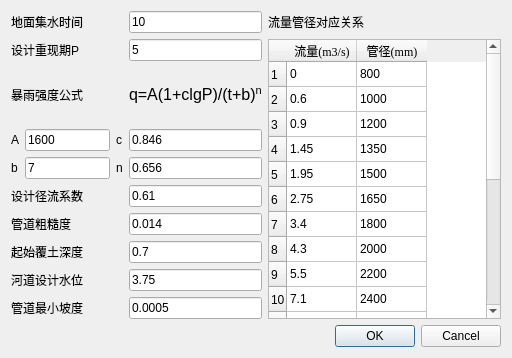
<?xml version="1.0" encoding="UTF-8"?>
<ui version="4.0">
 <class>Dialog</class>
 <widget class="QDialog" name="Dialog">
  <property name="geometry">
   <rect>
    <x>0</x>
    <y>0</y>
    <width>512</width>
    <height>358</height>
   </rect>
  </property>
  <property name="windowTitle">
   <string>水力设计参数设置</string>
  </property>
  <layout class="QGridLayout" name="gridLayout">
   <item row="0" column="0" colspan="3">
    <widget class="QLabel" name="label">
     <property name="text">
      <string>地面集水时间</string>
     </property>
    </widget>
   </item>
   <item row="0" column="3">
    <widget class="QLineEdit" name="lineEdit_1">
     <property name="text">
      <string>10</string>
     </property>
    </widget>
   </item>
   <item row="0" column="4">
    <widget class="QLabel" name="label_12">
     <property name="text">
      <string>流量管径对应关系</string>
     </property>
    </widget>
   </item>
   <item row="1" column="0" colspan="2">
    <widget class="QLabel" name="label_2">
     <property name="text">
      <string>设计重现期P</string>
     </property>
    </widget>
   </item>
   <item row="1" column="3">
    <widget class="QLineEdit" name="lineEdit_2">
     <property name="text">
      <string>5</string>
     </property>
    </widget>
   </item>
   <item row="1" column="4" rowspan="9">
    <widget class="QTableWidget" name="tableWidget">
     <property name="autoFillBackground">
      <bool>false</bool>
     </property>
     <property name="dragEnabled">
      <bool>true</bool>
     </property>
     <property name="showGrid">
      <bool>true</bool>
     </property>
     <property name="sortingEnabled">
      <bool>true</bool>
     </property>
     <property name="rowCount">
      <number>20</number>
     </property>
     <property name="columnCount">
      <number>2</number>
     </property>
     <attribute name="horizontalHeaderVisible">
      <bool>true</bool>
     </attribute>
     <attribute name="horizontalHeaderMinimumSectionSize">
      <number>65</number>
     </attribute>
     <attribute name="horizontalHeaderDefaultSectionSize">
      <number>70</number>
     </attribute>
     <attribute name="horizontalHeaderShowSortIndicator" stdset="0">
      <bool>true</bool>
     </attribute>
     <attribute name="verticalHeaderMinimumSectionSize">
      <number>23</number>
     </attribute>
     <attribute name="verticalHeaderDefaultSectionSize">
      <number>25</number>
     </attribute>
     <row/>
     <row/>
     <row/>
     <row/>
     <row/>
     <row/>
     <row/>
     <row/>
     <row/>
     <row/>
     <row/>
     <row/>
     <row/>
     <row/>
     <row/>
     <row/>
     <row/>
     <row/>
     <row/>
     <row/>
     <column>
      <property name="text">
       <string>流量(m3/s)</string>
      </property>
      <property name="font">
       <font>
        <family>Times New Roman</family>
       </font>
      </property>
     </column>
     <column>
      <property name="text">
       <string>管径(mm)</string>
      </property>
      <property name="font">
       <font>
        <family>Times New Roman</family>
       </font>
      </property>
     </column>
     <item row="0" column="0">
      <property name="text">
       <string>0</string>
      </property>
     </item>
     <item row="0" column="1">
      <property name="text">
       <string>800</string>
      </property>
     </item>
     <item row="1" column="0">
      <property name="text">
       <string>0.6</string>
      </property>
     </item>
     <item row="1" column="1">
      <property name="text">
       <string>1000</string>
      </property>
     </item>
     <item row="2" column="0">
      <property name="text">
       <string>0.9</string>
      </property>
     </item>
     <item row="2" column="1">
      <property name="text">
       <string>1200</string>
      </property>
     </item>
     <item row="3" column="0">
      <property name="text">
       <string>1.45</string>
      </property>
     </item>
     <item row="3" column="1">
      <property name="text">
       <string>1350</string>
      </property>
     </item>
     <item row="4" column="0">
      <property name="text">
       <string>1.95</string>
      </property>
     </item>
     <item row="4" column="1">
      <property name="text">
       <string>1500</string>
      </property>
     </item>
     <item row="5" column="0">
      <property name="text">
       <string>2.75</string>
      </property>
     </item>
     <item row="5" column="1">
      <property name="text">
       <string>1650</string>
      </property>
     </item>
     <item row="6" column="0">
      <property name="text">
       <string>3.4</string>
      </property>
     </item>
     <item row="6" column="1">
      <property name="text">
       <string>1800</string>
      </property>
     </item>
     <item row="7" column="0">
      <property name="text">
       <string>4.3</string>
      </property>
     </item>
     <item row="7" column="1">
      <property name="text">
       <string>2000</string>
      </property>
     </item>
     <item row="8" column="0">
      <property name="text">
       <string>5.5</string>
      </property>
     </item>
     <item row="8" column="1">
      <property name="text">
       <string>2200</string>
      </property>
     </item>
     <item row="9" column="0">
      <property name="text">
       <string>7.1</string>
      </property>
     </item>
     <item row="9" column="1">
      <property name="text">
       <string>2400</string>
      </property>
     </item>
     <item row="10" column="0">
      <property name="text">
       <string>9.5</string>
      </property>
     </item>
     <item row="10" column="1">
      <property name="text">
       <string>2700</string>
      </property>
     </item>
     <item row="11" column="0">
      <property name="text">
       <string>12.5</string>
      </property>
     </item>
     <item row="11" column="1">
      <property name="text">
       <string>3000</string>
      </property>
     </item>
     <item row="12" column="0">
      <property name="text">
       <string>16</string>
      </property>
     </item>
     <item row="12" column="1">
      <property name="text">
       <string>3600</string>
      </property>
     </item>
     <item row="13" column="0">
      <property name="text">
       <string>20</string>
      </property>
     </item>
     <item row="13" column="1">
      <property name="text">
       <string>4000</string>
      </property>
     </item>
    </widget>
   </item>
   <item row="2" column="0" colspan="3">
    <widget class="QLabel" name="label_3">
     <property name="text">
      <string>暴雨强度公式</string>
     </property>
    </widget>
   </item>
   <item row="2" column="3">
    <widget class="QLabel" name="StormLabel">
     <property name="text">
      <string>&lt;html&gt;&lt;head/&gt;&lt;body&gt;&lt;p&gt;&lt;span style=&quot; font-size:12pt;&quot;&gt;q=A(1+clgP)/(t+b)&lt;/span&gt;&lt;span style=&quot; font-size:12pt; vertical-align:super;&quot;&gt;n&lt;/span&gt;&lt;/p&gt;&lt;/body&gt;&lt;/html&gt;</string>
     </property>
    </widget>
   </item>
   <item row="3" column="0">
    <widget class="QLabel" name="label_4">
     <property name="text">
      <string>A</string>
     </property>
    </widget>
   </item>
   <item row="3" column="1">
    <widget class="QLineEdit" name="lineEdit_3">
     <property name="text">
      <string>1600</string>
     </property>
    </widget>
   </item>
   <item row="3" column="2">
    <widget class="QLabel" name="label_5">
     <property name="text">
      <string>c</string>
     </property>
    </widget>
   </item>
   <item row="3" column="3">
    <widget class="QLineEdit" name="lineEdit_4">
     <property name="text">
      <string>0.846</string>
     </property>
    </widget>
   </item>
   <item row="4" column="0">
    <widget class="QLabel" name="label_6">
     <property name="text">
      <string>b</string>
     </property>
    </widget>
   </item>
   <item row="4" column="1">
    <widget class="QLineEdit" name="lineEdit_5">
     <property name="text">
      <string>7</string>
     </property>
    </widget>
   </item>
   <item row="4" column="2">
    <widget class="QLabel" name="label_7">
     <property name="text">
      <string>n</string>
     </property>
    </widget>
   </item>
   <item row="4" column="3">
    <widget class="QLineEdit" name="lineEdit_6">
     <property name="text">
      <string>0.656</string>
     </property>
    </widget>
   </item>
   <item row="5" column="0" colspan="3">
    <widget class="QLabel" name="label_8">
     <property name="text">
      <string>设计径流系数</string>
     </property>
    </widget>
   </item>
   <item row="5" column="3">
    <widget class="QLineEdit" name="lineEdit_7">
     <property name="text">
      <string>0.61</string>
     </property>
    </widget>
   </item>
   <item row="6" column="0" colspan="2">
    <widget class="QLabel" name="label_9">
     <property name="text">
      <string>管道粗糙度</string>
     </property>
    </widget>
   </item>
   <item row="6" column="3">
    <widget class="QLineEdit" name="lineEdit_8">
     <property name="text">
      <string>0.014</string>
     </property>
    </widget>
   </item>
   <item row="7" column="0" colspan="3">
    <widget class="QLabel" name="label_10">
     <property name="text">
      <string>起始覆土深度</string>
     </property>
    </widget>
   </item>
   <item row="7" column="3">
    <widget class="QLineEdit" name="lineEdit_9">
     <property name="text">
      <string>0.7</string>
     </property>
    </widget>
   </item>
   <item row="8" column="0" colspan="3">
    <widget class="QLabel" name="label_11">
     <property name="text">
      <string>河道设计水位</string>
     </property>
    </widget>
   </item>
   <item row="8" column="3">
    <widget class="QLineEdit" name="lineEdit_10">
     <property name="text">
      <string>3.75</string>
     </property>
    </widget>
   </item>
   <item row="9" column="0" colspan="3">
    <widget class="QLabel" name="label_13">
     <property name="text">
      <string>管道最小坡度</string>
     </property>
    </widget>
   </item>
   <item row="9" column="3">
    <widget class="QLineEdit" name="lineEdit_11">
     <property name="text">
      <string>0.0005</string>
     </property>
    </widget>
   </item>
   <item row="10" column="4">
    <widget class="QDialogButtonBox" name="buttonBox">
     <property name="orientation">
      <enum>Qt::Horizontal</enum>
     </property>
     <property name="standardButtons">
      <set>QDialogButtonBox::Cancel|QDialogButtonBox::Ok</set>
     </property>
    </widget>
   </item>
  </layout>
 </widget>
 <resources/>
 <connections>
  <connection>
   <sender>buttonBox</sender>
   <signal>accepted()</signal>
   <receiver>Dialog</receiver>
   <slot>accept()</slot>
   <hints>
    <hint type="sourcelabel">
     <x>248</x>
     <y>254</y>
    </hint>
    <hint type="destinationlabel">
     <x>157</x>
     <y>274</y>
    </hint>
   </hints>
  </connection>
  <connection>
   <sender>buttonBox</sender>
   <signal>rejected()</signal>
   <receiver>Dialog</receiver>
   <slot>reject()</slot>
   <hints>
    <hint type="sourcelabel">
     <x>316</x>
     <y>260</y>
    </hint>
    <hint type="destinationlabel">
     <x>286</x>
     <y>274</y>
    </hint>
   </hints>
  </connection>
 </connections>
</ui>
